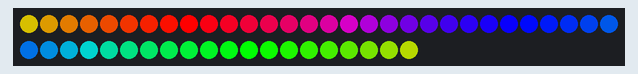
The sketch below on a simulated Arduino Mega 2560, built with avr-gcc and run on an emulated ATmega2560. On the bench: 50 RGB LEDs in strip order, left to right, continuing on the next row.

Above: at 11.95 s.
At 12.56 s:
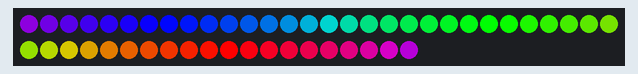
At 13.77 s:
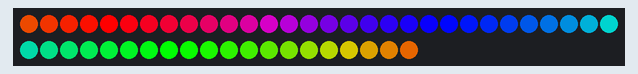
At 15.59 s:
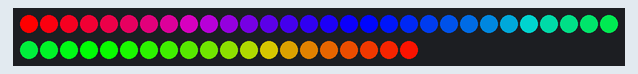
At 17.41 s:
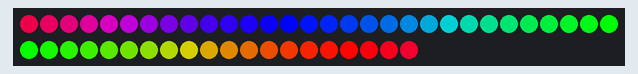
At 19.23 s:
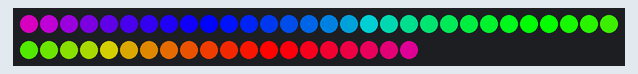

The sketch:

LEDlearn.ino
```cpp
#include <Adafruit_NeoPixel.h>
#include <FastLED.h>

#define NUM_LEDS 50
#define PIN 23
Adafruit_NeoPixel strip = Adafruit_NeoPixel(NUM_LEDS, PIN, NEO_GRB + NEO_KHZ800);

CRGB leds[NUM_LEDS];


void setAll(byte red, byte green, byte blue) {
  for(int i = 0; i < NUM_LEDS; i++ ) {
    setPixel(i, red, green, blue);
  }
  showStrip();
}

void rainbowCycle(int SpeedDelay) {
  byte *c;
  uint16_t i, j;

  for(j=0; j<256*5; j++) { // 5 cycles of all colors on wheel
    for(i=0; i< NUM_LEDS; i++) {
      c=Wheel(((i * 256 / NUM_LEDS) + j) & 255);
      setPixel(i, *c, *(c+1), *(c+2));
    }
    showStrip();
    delay(SpeedDelay);
  }
}

byte * Wheel(byte WheelPos) {
  static byte c[3];

  if(WheelPos < 85) {
   c[0]=WheelPos * 3;
   c[1]=255 - WheelPos * 3;
   c[2]=0;
  } else if(WheelPos < 170) {
   WheelPos -= 85;
   c[0]=255 - WheelPos * 3;
   c[1]=0;
   c[2]=WheelPos * 3;
  } else {
   WheelPos -= 170;
   c[0]=0;
   c[1]=WheelPos * 3;
   c[2]=255 - WheelPos * 3;
  }

  return c;
}

void showStrip() {
 #ifdef ADAFRUIT_NEOPIXEL_H
   //NeoPixel
   strip.show();
 #endif
 #ifndef ADAFRUIT_NEOPIXEL_H
   //FastLED
   FastLED.show();
 #endif
}

void setPixel(int Pixel, byte red, byte green, byte blue) {
 #ifdef ADAFRUIT_NEOPIXEL_H
   // NeoPixel
   strip.setPixelColor(Pixel, strip.Color(red, green, blue));
 #endif
 #ifndef ADAFRUIT_NEOPIXEL_H
   // FastLED
   leds[Pixel].r = red;
   leds[Pixel].g = green;
   leds[Pixel].b = blue;
 #endif
}


void startup(){
    for(int k = 0; k < 256; k++) {

      setAll(0,0,k);
      showStrip();
      delay(40);
    }
}

void oneColour(int red, int green, int blue)
{
  setAll(red, green, blue);
}


void RunningLightsForward(byte red, byte green, byte blue, int WaveDelay) {
  int Position=0;

  for(int j=0; j<NUM_LEDS*2; j++)
  {
      Position++; // = 0; //Position + Rate;
      for(int i=0; i<NUM_LEDS; i++) {
        // sine wave, 3 offset waves make a rainbow!
        //float level = sin(i+Position) * 127 + 128;
        //setPixel(i,level,0,0);
        //float level = sin(i+Position) * 127 + 128;
        setPixel(i,((sin(i+Position) * 127 + 128)/255)*red,
                   ((sin(i+Position) * 127 + 128)/255)*green,
                   ((sin(i+Position) * 127 + 128)/255)*blue);
      }

      showStrip();
      delay(WaveDelay);
  }
}


void RunningLightsBackward(byte red, byte green, byte blue, int WaveDelay) {
  int Position=0;

  for(int j=NUM_LEDS*2; j>0; j--)
  {
      Position--; // = 0; //Position + Rate;
      for(int i=0; i<NUM_LEDS; i++) {
        // sine wave, 3 offset waves make a rainbow!
        //float level = sin(i+Position) * 127 + 128;
        //setPixel(i,level,0,0);
        //float level = sin(i+Position) * 127 + 128;
        setPixel(i,((sin(i+Position) * 127 + 128)/255)*red,
                   ((sin(i+Position) * 127 + 128)/255)*green,
                   ((sin(i+Position) * 127 + 128)/255)*blue);
      }

      showStrip();
      delay(WaveDelay);
  }
}

void setup() {
  strip.begin();
  strip.show();
  FastLED.addLeds<WS2812B, PIN, GRB>(leds, NUM_LEDS).setCorrection( TypicalLEDStrip );
}

void loop() {
  startup();
  rainbowCycle(3);
  RunningLightsForward(0xff,0xff,0x00, 50);
  RunningLightsBackward(0xff,0xff,0x00, 50);
  oneColour(255,0,0);
}
```
